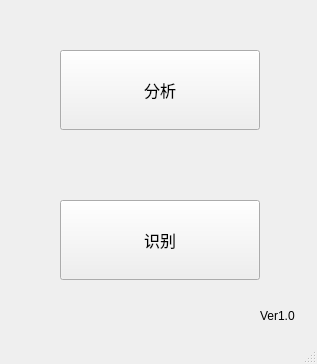
<?xml version="1.0" encoding="UTF-8"?>
<ui version="4.0">
 <class>MainWindow</class>
 <widget class="QMainWindow" name="MainWindow">
  <property name="geometry">
   <rect>
    <x>0</x>
    <y>0</y>
    <width>317</width>
    <height>364</height>
   </rect>
  </property>
  <property name="windowTitle">
   <string>DTMF双音多频信号的分析与识别</string>
  </property>
  <widget class="QWidget" name="centralwidget">
   <widget class="QPushButton" name="pushButton">
    <property name="geometry">
     <rect>
      <x>60</x>
      <y>50</y>
      <width>200</width>
      <height>80</height>
     </rect>
    </property>
    <property name="font">
     <font>
      <family>黑体</family>
      <pointsize>12</pointsize>
     </font>
    </property>
    <property name="text">
     <string>分析</string>
    </property>
   </widget>
   <widget class="QPushButton" name="pushButton_3">
    <property name="geometry">
     <rect>
      <x>60</x>
      <y>200</y>
      <width>200</width>
      <height>80</height>
     </rect>
    </property>
    <property name="font">
     <font>
      <family>黑体</family>
      <pointsize>12</pointsize>
     </font>
    </property>
    <property name="text">
     <string>识别</string>
    </property>
   </widget>
   <widget class="QLabel" name="label">
    <property name="geometry">
     <rect>
      <x>260</x>
      <y>290</y>
      <width>71</width>
      <height>51</height>
     </rect>
    </property>
    <property name="text">
     <string>Ver1.0</string>
    </property>
   </widget>
  </widget>
  <widget class="QStatusBar" name="statusbar"/>
 </widget>
 <resources/>
 <connections/>
</ui>
